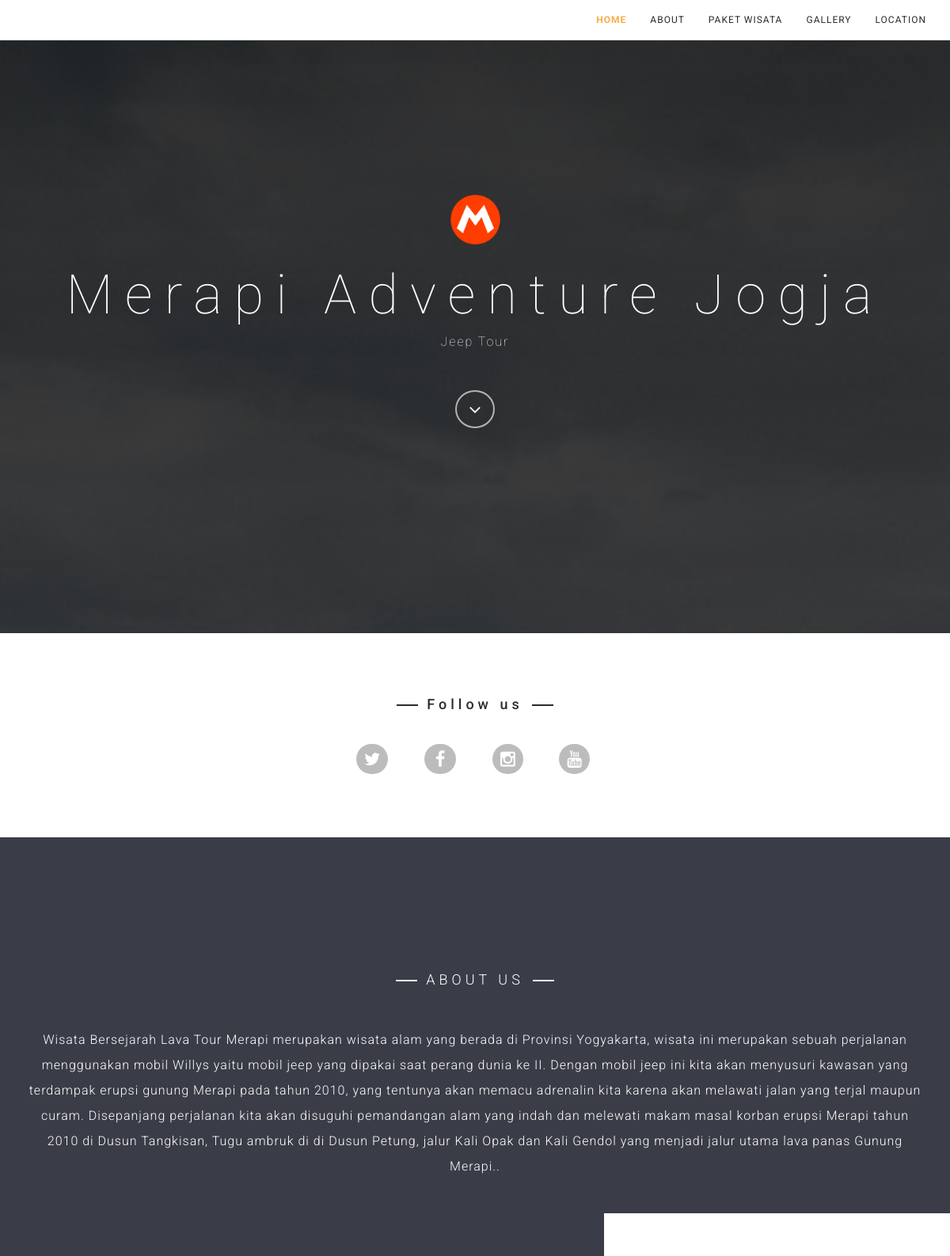
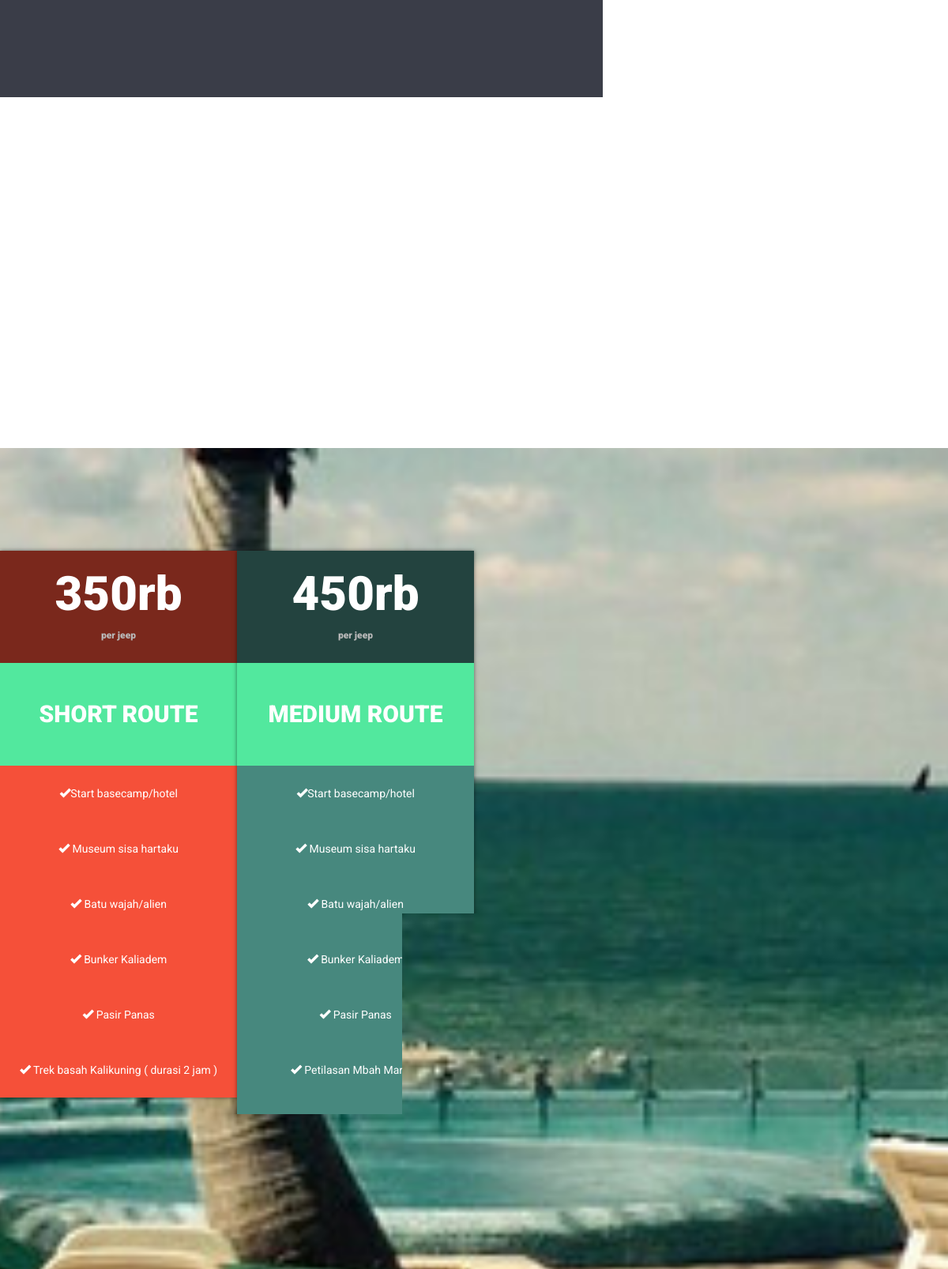
/Code/index.php (upper part), run on the app's committed database (2 pictures, top to bottom).
### tables this page shows
CREATE TABLE `m_photo` (
  `id_photo` int(11) NOT NULL AUTO_INCREMENT,
  `nama_photo` varchar(50) NOT NULL,
  `desc_photo` varchar(500) NOT NULL,
  `file_photo` varchar(50) NOT NULL,
  `letak_photo` int(1) NOT NULL,
  PRIMARY KEY (`id_photo`)
);

CREATE TABLE `m_promo` (
  `id_promo` int(11) NOT NULL AUTO_INCREMENT,
  `nama_promo` varchar(50) NOT NULL,
  `isi_promo` varchar(500) NOT NULL,
  `harga_promo` varchar(25) NOT NULL,
  `level_promo` int(1) NOT NULL,
  PRIMARY KEY (`id_promo`)
);

### Code/index.php (called while the page is built, shortened)
<?php
require_once BASEPATH.'core/CodeIgniter.php';

### Code/application/models/Home_model.php (called while the page is built, shortened)
<?php
class Home_model extends CI_Model
{
    function get_all_m_promo()
    {
        $this->db->select('*');
        $this->db->where('level_promo', 0);
        $this->db->order_by('id_promo');
        return $this->db->get('m_promo')->result_array();
    }
    function get_all_m_promo_special()
    {
        $this->db->select('*');
        $this->db->where('level_promo', 1);
        $this->db->order_by('id_promo');
        return $this->db->get('m_promo')->result_array();
    }
    function get_all_m_photo_atas()
    {
        $this->db->select('*');
        $this->db->order_by('id_photo');
        $this->db->where('letak_photo', '1');
        return $this->db->get('m_photo')->result_array();
    }
    function get_all_m_photo_bawah()
    {
        $this->db->select('*');
        $this->db->order_by('id_photo');
        $this->db->where('letak_photo', '0');
        return $this->db->get('m_photo')->result_array();
    }
}

### Code/application/views/home.php (the view, shortened to what this page needs)
<!DOCTYPE html>
<html lang="en">
<head>
<link rel="stylesheet" type="text/css"  href="<?php echo site_url('resources/aio/css/bootstrap.css');?>">
<link rel="stylesheet" type="text/css" href="<?php echo site_url('resources/aio/fonts/font-awesome/css/font-awesome.css');?>">
<link href="<?php echo site_url('resources/aio/css/owl.carousel.css');?>" rel="stylesheet" media="screen">
<link href="<?php echo site_url('resources/aio/css/owl.theme.css');?>" rel="stylesheet" media="screen">
<link rel="stylesheet" type="text/css"  href="<?php echo site_url('resources/aio/css/style.css');?>">
<link rel="stylesheet" type="text/css" href="<?php echo site_url('resources/aio/css/responsive.css');?>">
</head>
<body>
    <nav id="mal-menu" class="navbar navbar-default navbar-fixed-top">
        <div class="container">
            <div class="collapse navbar-collapse" id="bs-example-navbar-collapse-1">
                <ul class="nav navbar-nav navbar-right">
                    <li><a href="#mal-home" class="page-scroll">Home</a></li>
                    <li><a href="#mal-about" class="page-scroll">About</a></li>
                    <li><a href="#mal-book" class="page-scroll">Paket Wisata</a></li>
                    <li><a href="#mal-gall" class="page-scroll">Gallery</a></li>
                    <li><a href="#mal-contact" class="page-scroll">Location</a></li>
                </ul>
            </div>
        </div>
    </nav>
    <section id="mal-home" class="text-center" style="background: url(<?php echo site_url('resources/aio/img/01.jpg');?>); background-size: cover;
	-moz-background-size: cover;
	-webkit-background-size: cover; background-position: center;
	background-attachment: fixed;
	background-repeat: no-repeat; color: #cfcfcf;">
        <div class="overlay">
            <div class="content">
                <div class="container">
                    <div class="row">
                        <div class="col-md-4 col-md-offset-4"> <img src="<?php echo site_url('resources/aio/img/merapi.jpg');?>" style="width:75px; height=75px;" class="img-responsive d-block m-x-auto" alt=""> </div>
                    </div>
                </div>
                <h1> Merapi Adventure Jogja</h1>
                <p class="lead">Jeep Tour </p>
                <a href="#mal-about" class="fa fa-angle-down page-scroll"></a>
            </div>
        </div>
    </section>
    <section id="mal-Follow" class="text-center">
        <div class="container">
            <div class="row">
                <div class="col-md-12">
                    <div class="col-md-4"> </div>
                    <div class="col-md-4">
                        <h3>Follow us</h3>
                        <ul class="list-inline">
                            <li class="list-group-item">
                                <a href="#"> <i class="fa fa-twitter"></i></a>
                            </li>
                            <li class="list-group-item">
                                <a href="#"> <i class="fa fa-facebook"></i></a>
                            </li>
                            <li class="list-group-item">
                                <a href="#"> <i class="fa fa-instagram"></i></a>
                            </li>
                            <li class="list-group-item">
                                <a href="#"> <i class="fa fa-youtube"></i></a>
                            </li>
                        </ul>
                    </div>
                    <div class="col-md-4"> </div>
                </div>
            </div>
        </div>
    </section>
    <section id="mal-about" class="text-center">
        <div class="container">
            <div class="row">
                <div class="col-md-12">
                    <div class="about-text">
                        <div class="section-title">
                            <h4 class="wt">about us</h4>
                        </div>
                        <p class="intro">Wisata Bersejarah Lava Tour Merapi merupakan wisata alam yang berada di Provinsi Yogyakarta, wisata ini merupakan sebuah perjalanan menggunakan mobil Willys yaitu mobil jeep yang dipakai saat perang dunia ke II. Dengan mobil jeep
                            ini kita akan menyusuri kawasan yang terdampak erupsi gunung Merapi pada tahun 2010, yang tentunya akan memacu adrenalin kita karena akan melawati jalan yang terjal maupun curam. Disepanjang perjalanan kita akan disuguhi pemandangan
                            alam yang indah dan melewati makam masal korban erupsi Merapi tahun 2010 di Dusun Tangkisan, Tugu ambruk di di Dusun Petung, jalur Kali Opak dan Kali Gendol yang menjadi jalur utama lava panas Gunung Merapi..</p>
                    </div>
                </div>
            </div>
        </div>
    </section>
    <section id="mal-scrll" class="text-center">
        <div class="overlay">
            <div class="container">
                <div id="team" class="owl-carousel owl-theme row">
                <?php foreach($m_photo_atas as $e){ ?>
                        <div class="item">
                            <div class="thumbnail"> <img src="<?php echo site_url('images/'.$e['file_photo'].'');?>" alt="..." class="img-responsive team-img">
                                <div class="caption">
                                    <h3 class="abt-hd"><?php echo $e['nama_photo']; ?></h3>
                                    <p class="abt-scrl"><?php echo $e['desc_photo']; ?></p>
                                </div>
                            </div>
                        </div>
                    <?php } ?>
                </div>
            </div>
        </div>
    </section>
    <section id="mal-book" class="text-center" style="background: url(<?php echo site_url('resources/aio/img/03.jpg');?>);
	background-size: cover;
	background-position: center;
	background-attachment: fixed;
	background-repeat: no-repeat;
	color: #ffffff;">
        <div class="overlay">
            <div class="container">
                <div class="row">
                    <div class="row db-padding-btm db-attached">
                        <div class="col-xs-12 col-sm-3 col-md-3 col-lg-3">
                        <div class="db-wrapper">
                            <div class="db-pricing-eleven db-bk-color-one">
                                <div class="price">
                                    <low><?php print_r($m_promo[0]['harga_promo']); ?></low>rb
                                        <small>per jeep</small>
                                </div>
                                <div class="type">
                                <?php print_r($m_promo[0]['nama_promo']); ?>
                                </div>
                                <ul>
                                   <?php print_r($m_promo[0]['isi_promo']); ?>
                                </ul>
                            </div>
                        </div>
                    </div>
                    <div class="col-xs-12 col-sm-3 col-md-3 col-lg-3">
                            <div class="db-wrapper">
                        <div class="db-pricing-eleven db-bk-color-three">
                            <div class="price">
                                <low><?php print_r($m_promo[1]['harga_promo']); ?></low>rb
                                <small>per jeep</small>
                            </div>
                            <div class="type">
                            <?php print_r($m_promo[1]['nama_promo']); ?>
                            </div>
                            <ul>
                                <?php print_r($m_promo[1]['isi_promo']); ?>
                            </ul>
                        </div>
                                </div>
                    </div>
                    <div class="col-xs-12 col-sm-3 col-md-3 col-lg-3">
                        <div class="db-wrapper">
                    <div class="db-pricing-eleven db-bk-color-two popular">
                        <div class="price">
                            <low><?php print_r($m_promo[2]['harga_promo']); ?></low>rb
                            <small>per jeep</small>
                        </div>
                        <div class="type">
                        <?php print_r($m_promo[2]['nama_promo']); ?>
                        </div>
                        <ul>
                              <?php print_r($m_promo[2]['isi_promo']); ?>
                        </ul>
                    </div>
                            </div>
                </div>
                    <div class="col-xs-12 col-sm-3 col-md-3 col-lg-3">
                            <div class="db-wrapper">
                        <div class="db-pricing-eleven db-bk-color-six">
                            <div class="price">
                                <low><?php print_r($m_promo_special[0]['harga_promo']); ?></low>rb
                                <small>per jeep</small>
                            </div>
                            <div class="type">
                            <?php print_r($m_promo_special[0]['nama_promo']); ?>
                            </div>
                            <ul>
                                <?php print_r($m_promo_special[0]['isi_promo']); ?>
                            </ul>
                        </div>
                        </div>
                    </div>
                    </div>
                </div>
            </div>
        </div>
    </section>
</body>
</html>

### Code/application/controllers/Home.php (shortened to what this page needs)
<?php
class Home extends CI_Controller{
    function __construct()
    {
        $this->load->model('Home_model');
    }
    function index()
    {
        $data['m_promo'] = $this->Home_model->get_all_m_promo();
        $data['m_promo_special'] = $this->Home_model->get_all_m_promo_special();
        for ($i=0; $i < count($data['m_promo']); $i++) {
            $datacoma = explode(",", $data['m_promo'][$i]['isi_promo']);
            for ($j=0; $j < count($datacoma) ; $j++) {
                $datacoma[$j] = '<li><span class="glyphicon glyphicon-ok"></span>'.$datacoma[$j].'</li>';
            }
            $data['m_promo'][$i]['isi_promo'] = implode($datacoma);
        }
        for ($i=0; $i < count($data['m_promo_special']); $i++) {
            $datacoma = explode(",", $data['m_promo_special'][$i]['isi_promo']);
            for ($j=0; $j < count($datacoma) ; $j++) {
                $datacoma[$j] = '<li><span class="glyphicon glyphicon-ok"></span>'.$datacoma[$j].'</li>';
            }
            $data['m_promo_special'][$i]['isi_promo'] = implode($datacoma);
        }
        $data['m_photo_atas'] = $this->Home_model->get_all_m_photo_atas();
        $data['m_photo_bawah'] = $this->Home_model->get_all_m_photo_bawah();
        $this->load->view('home', $data);
    }
}

### data on the page
m_photo: file_photo (picture)
m_promo: isi_promo "Start basecamp/hotel"
m_promo: isi_promo "Start basecamp/hotel"
m_promo: isi_promo "Start basecamp/hotel"
m_promo: isi_promo "Start dari basecamp/hotel"

### other printed values
$datacoma[$j] "Batu wajah/batu alien Museum sisa hartaku Trek basah Kalikuning ( berangkat pukul 04.30 WIB)"
